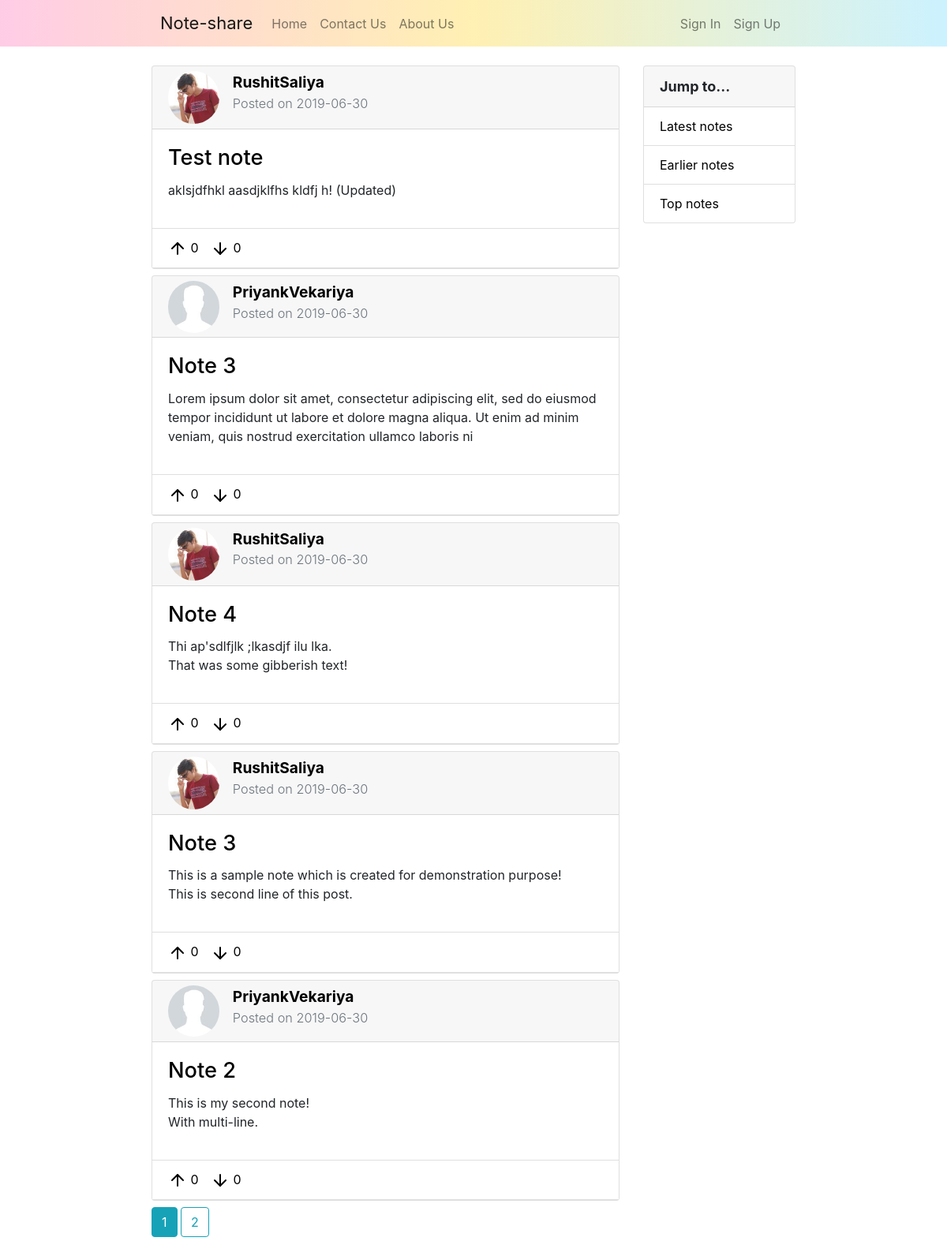
Page /home on the earlier database version.
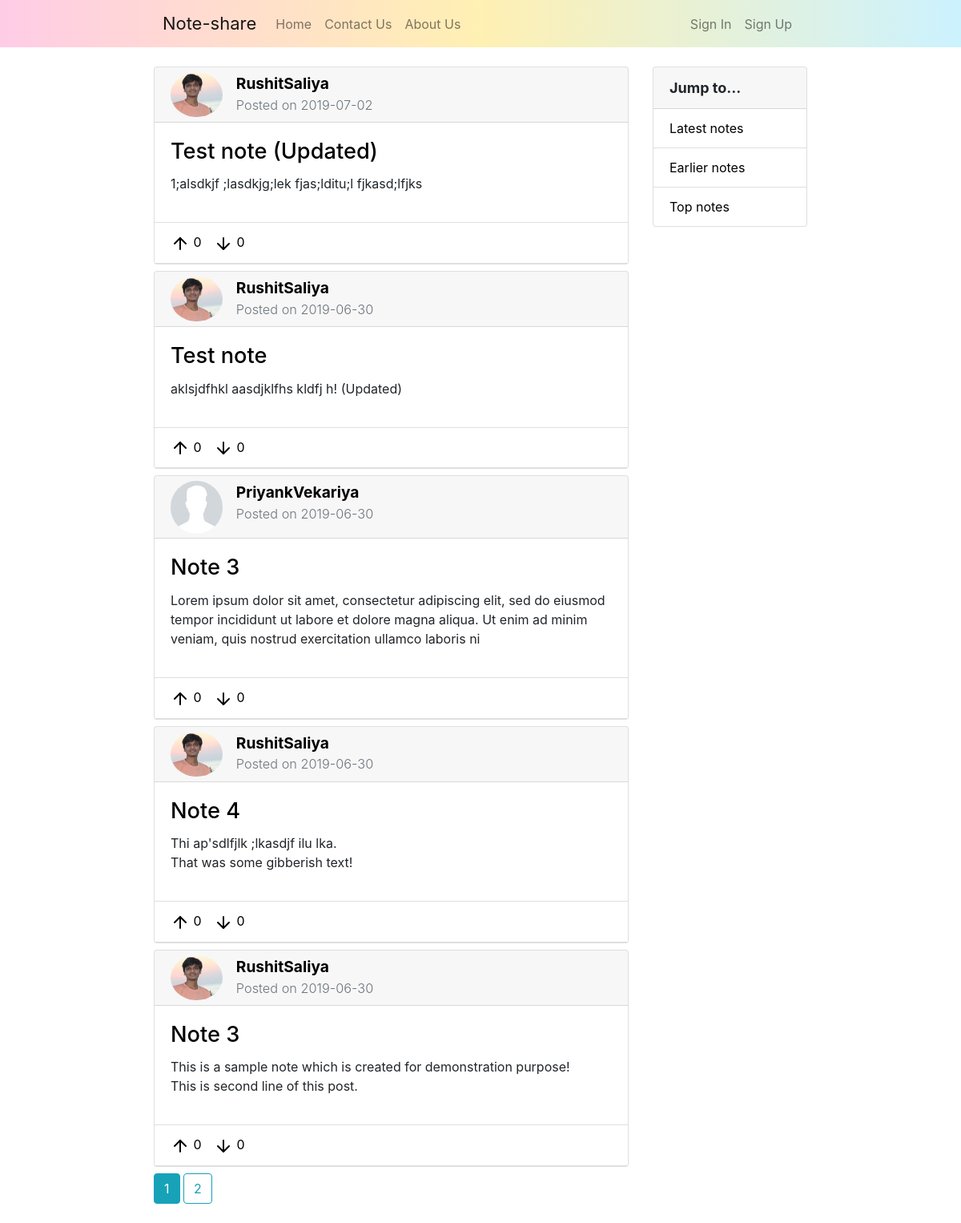
Same page on the later database version.
### noteshare/models.py (models this page shows, shortened)
class Note(db.Model):
    id = db.Column(db.Integer, primary_key=True)
    title = db.Column(db.String(100), nullable=False)
    date_posted = db.Column(db.DateTime, nullable=False, default=datetime.utcnow)
    content = db.Column(db.Text, nullable=False)
    content_image = db.Column(db.String(20), nullable=True)
    ups = db.Column(db.Integer, nullable=False, default=0)
    downs = db.Column(db.Integer, nullable=False, default=0)
    user_id = db.Column(db.Integer, db.ForeignKey('user.id'), nullable=False)

class User(db.Model, UserMixin):
    id = db.Column(db.Integer, primary_key=True)
    username = db.Column(db.String(20), unique=True, nullable=False)
    email = db.Column(db.String(100), unique=True, nullable=False)
    image_file = db.Column(db.String(20), nullable=False, default='default.jpg')
    password = db.Column(db.String(50), nullable=False)
    notes = db.relationship('Note', backref='author', lazy=True)

### noteshare/main/routes.py (the view)
@main.route('/')
@main.route('/home')
def home():
    page = request.args.get('page', 1, type=int)
    notes = Note.query.order_by(Note.date_posted.desc()).paginate(page=page, per_page=5)
    return render_template('home.html', title='Home', notes=notes)

### noteshare/templates/home.html
{% extends "layout.html" %}
{% block content %}
    <div class="col-md-8 col-pl-16">
        {% for note in notes.items %}
            <div class="card mb-md-2">
                <div class="card-header card-custom-header">
                    <a class="anchor-note-update" href="{{ url_for('notes.user_notes', username=note.author.username) }}">
                        <div class="row">
                            <div class="col-md-2 pr-md-0">
                                <div class="note-header">
                                    <img class="rounded-circle note-author-img" src="{{ url_for('static', filename='Profile-pictures/' + note.author.image_file) }}" alt="Author's Profile-photo">
                                </div>
                            </div>
                            <div class="col-md-10 pl-md-0">
                                <div class="note-header">
                                    <strong>{{ note.author.username }}</strong><br/>
                                    <div  class="text-muted" style="font-size: 85%;">
                                        Posted on {{ note.date_posted.strftime('%Y-%m-%d') }}
                                    </div>
                                </div>
                            </div>
                        </div>
                    </a>
                </div>
                <div class="card-body">
                    <a class="anchor-note-update" href="{{ url_for('notes.note', note_id=note.id) }}">
                        <h5 class="card-title note-title">{{ note.title }}</h5>
                    </a>
                    <p style="white-space: pre-line;">{{ note.content }}</p>
                </div>
                <div class="card-header note-action">
                    <a class="note-action-btn" href="#"><img src="{{ url_for('static', filename='Icons/arrow-up.svg') }}" alt="Like"> 0 </a>
                    <a class="note-action-btn" href="#"><img src="{{ url_for('static', filename='Icons/arrow-down.svg') }}" alt="Dislike"> 0 </a>
                </div>
            </div>
        {% endfor %}
        {% for page_num in notes.iter_pages(left_edge=1, right_edge=1, left_current=1, right_current=2) %}
            {% if page_num %}
                {% if notes.page == page_num %}
                    <a class="btn btn-info mb-4" href="{{ url_for('main.home', page=page_num) }}">{{ page_num }}</a>
                {% else %}
                    <a class="btn btn-outline-info mb-4" href="{{ url_for('main.home', page=page_num) }}">{{ page_num }}</a>
                {% endif %}
            {% else %}
                ...
            {% endif %}
        {% endfor %}
    </div>
    <div class="col-md-4 col-pr-16">
        <div class="card">
                <div class="card-header" style="font-size: 18px;"><strong>Jump to...</strong></div>
                <ul class="list-group list-group-flush">
                    <li class="list-group-item"><a href="#" class="sidebar-link">Latest notes</a></li>
                    <li class="list-group-item"><a href="#" class="sidebar-link">Earlier notes</a></li>
                    <li class="list-group-item"><a href="#" class="sidebar-link">Top notes</a></li>
                </ul>
        </div>
    </div>
{% endblock content %}

### noteshare/templates/layout.html (shortened to what this page needs)
<!DOCTYPE html>
<html>
    <head>
        <link rel="stylesheet" type="text/css" href="{{ url_for('static', filename='Bootstrap-4/css/bootstrap-grid.min.css') }}">
        <link rel="stylesheet" type="text/css" href="{{ url_for('static', filename='Bootstrap-4/css/bootstrap.min.css') }}">
        <link rel="stylesheet" type="text/css" href="{{ url_for('static', filename='stylesheet.css') }}">
    </head>
    <body>
        <div class="container-fluid">
            <div class="row">
                <nav class="navbar navbar-expand-md navbar-light bg-light">
                    <a class="navbar-brand margin-left" href="{{ url_for('main.home') }}">Note-share</a>
                    <div class="navbar-collapse collapse w-100 order-1 order-md-0 dual-collapse2">
                        <ul class="navbar-nav mr-auto">
                            <li class="nav-item">
                                <a class="nav-link" href="{{ url_for('main.home') }}">Home</a>
                            </li>
                            <li class="nav-item">
                                <a class="nav-link" href="#">Contact Us</a>
                            </li>
                            <li class="nav-item">
                                <a class="nav-link" href="#">About Us</a>
                            </li>
                        </ul>
                    </div>
                    <div class="navbar-collapse collapse w-100 order-3 dual-collapse2 margin-right">
                        <ul class="navbar-nav ml-auto">
                            {% if current_user.is_authenticated %}
                            <li class="nav-item">
                                    <a class="nav-link" href="{{ url_for('notes.new_note') }}">New Note</a>
                                </li>
                                <li class="nav-item">
                                    <a class="nav-link" href="{{ url_for('users.account') }}">Account</a>
                                </li>
                                <li class="nav-item">
                                    <a class="nav-link" href="{{ url_for('users.logout') }}">Logout</a>
                                </li>
                            {% else %}
                                <li class="nav-item">
                                    <a class="nav-link" href="{{ url_for('users.login') }}">Sign In</a>
                                </li>
                                <li class="nav-item">
                                    <a class="nav-link" href="{{ url_for('users.register') }}">Sign Up</a>
                                </li>
                            {% endif %}
                        </ul>
                    </div>
                </nav>
            </div>
            <div class="row">
                <div class="col-md-8 col-pl-16">
                </div>
                {% block content %}{% endblock %}
            </div>
        </div>
    </body>
</html>

### noteshare/static/stylesheet.css (style rules this page uses)
.navbar.bg-light { width: 100%; background: linear-gradient(to right, #ffcce6, #fff0b3, #ccf2ff)!important; }
.navbar-light .navbar-brand, .navbar-light .navbar-nav .active>.nav-link, .navbar-light .navbar-nav .nav-link:focus { font-size: 16px; }
.navbar-light .navbar-brand { font-size: 22px; }
.navbar-light .margin-left { padding-left: 16%; }
.note-action { border-top: 1px solid rgba(0,0,0,.125); background-color: #fff; }
.card-title { font-size: 16px; }
.note-action-btn, .note-action-btn:hover { margin-right: 2%; text-decoration: none; color: #000; }
.margin-right { padding-right: 16%; }
.col-pl-16 { padding-top: 1%; padding-left: 16%; }
.col-pr-16 { padding-top: 1%; padding-right: 16%; }
.sidebar-link { text-decoration: none; color: #000; }
.card-custom-header { padding-top: 1%; padding-bottom: 1%; }
.note-header { font-size: 120%; font-weight: 350; }
.note-title { font-size: 170%; font-weight: 500; }
.note-author-img { object-fit: cover; height: 80%; width: 80%; }
.anchor-note-update { text-decoration: none; color: #000; }

Differences in the rows shown:
no longer on this page (row unchanged): Note: image_file (placeholder picture), author.username "PriyankVekariya", date_posted "2019-06-30", title "Note 2", content "This is my second note! With multi-line."
added Note: image_file (picture), author.username "RushitSaliya", date_posted "2019-07-02", title "Test note (Updated)", content "1;alsdkjf ;lasdkjg;lek fjas;lditu;l fjkasd;lfjks"
changed through a linked row, Note "Test note": image_file: a different picture
changed through a linked row, Note "Note 4": image_file: a different picture
changed through a linked row, Note (number 5 of 5 on the later page): image_file: a different picture
